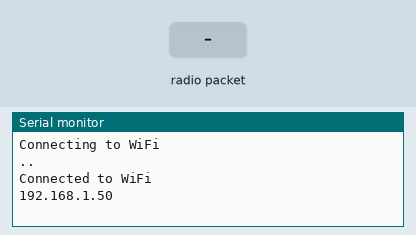
Bench run of a sketch on a simulated ESP8266 (NodeMCU). On the bench: the last lines printed to the serial monitor. Inputs (shaded band) come from the test bench. WiFi joins after 1.5 s; servers stay silent unless stated; uploads are accepted with an empty reply; no radio packets arrive unless stated.

Above: at 3.2 s.
3.3 s: radio packet "1" arrives
At 3.46 s:
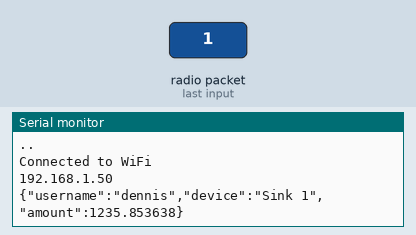
4.8 s: radio packet "0" arrives
At 6.0 s:
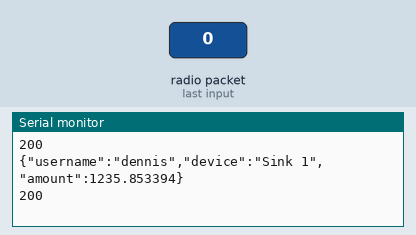
6.3 s: radio packet "2" arrives
At 7.4 s:
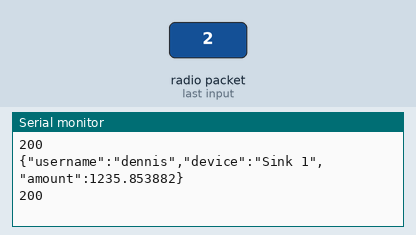

Measured:
- after the input at 3.3 s, the serial monitor: prints a new line at once (image 1)
- after the input at 4.8 s, the serial monitor: prints a new line at once (image 2)
- after the input at 6.3 s, the serial monitor: prints a new line at once (image 3)

The sketch:

gateway.ino
```cpp
#include <RH_NRF24.h>
#include <ESP8266WiFi.h>
#include <ESP8266HTTPClient.h>
#include <WiFiClient.h>
#include <stdio.h>

const char* ssid = "Fios-jYGh4";
const char* password = "ran66zany65swan";
const char* serverName = "http://prieur.ml:3001/api/log_usage";

RH_NRF24 nrf24(2,4);

void setup() {
	Serial.begin(9600);
	while (!Serial);
	if (!nrf24.init()) {
		Serial.println("initialization failed");
	}
	if (!nrf24.setChannel(1)) {
		Serial.println("Channel set failed");
	}
	if (!nrf24.setRF(RH_NRF24::DataRate2Mbps, RH_NRF24::TransmitPower0dBm)) {
		Serial.println("RF set failed");
	}

	WiFi.mode(WIFI_STA);
	WiFi.begin(ssid, password);
	Serial.println("Connecting to WiFi");
	while (WiFi.status() != WL_CONNECTED) {
		Serial.print(".");
		delay(1000);
	}
	Serial.println("\nConnected to WiFi");
	Serial.println(WiFi.localIP());
}

void send_post_request(unsigned int flow_rate) {
	HTTPClient http;
	http.begin(serverName);

	float liter_amount = float(flow_rate) / 3600.00;
	/*
	char flt_tmp[30];
	dtostrf(liter_amount, 4, 10, flt_tmp);
	Serial.println(flt_tmp);
	*/
	http.addHeader("Content-Type", "application/json");
	char postBuffer[200];
	sprintf(postBuffer, "{\"username\":\"dennis\",\"device\":\"Sink 1\",\"amount\":\%f\}", liter_amount);

	String data = String((char*)postBuffer);
	Serial.println(data);

	int httpResponseCode = http.POST(data);
	Serial.println(httpResponseCode);

	http.end();
}

void loop() {
	if (nrf24.available()) {
		uint8_t buf[RH_NRF24_MAX_MESSAGE_LEN];
		uint8_t len = sizeof(buf);
		unsigned int flow_rate;
		if(nrf24.recv(buf, &len)) {
			memcpy(&flow_rate, &buf[0], sizeof(unsigned int));
			if(flow_rate > 0) {
				send_post_request(flow_rate);
			}
		} else {
			Serial.println("recv failed");
		}
	}
}
```
